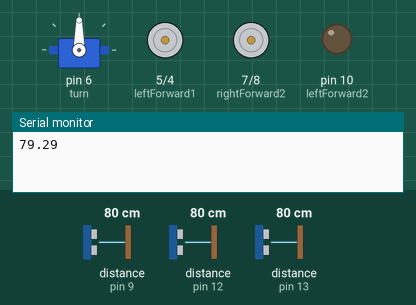
Bench run of a sketch on a simulated Arduino Uno, built with avr-gcc and run on an emulated ATmega328P. Shown: servo, motor-driver pin pairs drawn as motors (green arrow = first pin HIGH = forward, orange = second pin HIGH = backward, longer = more drive), output pins drawn as LEDs (lit = HIGH), the last lines printed to the serial monitor. Wiring (inferred from the names in the program): 2 × ultrasonic range finder: trigger pin 2, echo pin 12 / trigger pin 3, echo pin 13. The inputs (shaded band) are chosen by the test bench; at power-on: distance to the obstacle (sensors on pin 9, pin 12, pin 13) 80 cm. The echo pulse lasts 58.3 µs per cm; random numbers use the default seed unless the sketch sets one; pins used as bus, display or sensor lines are not drawn.

Above: at 0.1 s.
At 5.6 s:
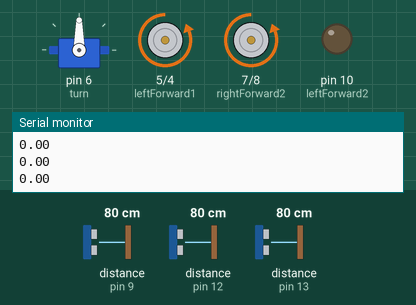
Timing chart, 0 to 7.1 s (numbered marks = the images above):
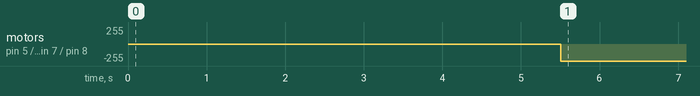

Measured:
- by itself, motor on pin 5 (leftForward1) / pin 4 (leftBackward1), motor on pin 7 (rightForward2) / pin 8 (rightBackward2): stopped → backward 255/255 at 5.5 s

The sketch:

Code.ino
```cpp
#include<Servo.h>

const int leftForward1 = 5;
const int leftBackward1 = 4;

const int leftForward2 = 10;
const int leftBackward2 = 9;
const int rightForward2 = 7;
const int rightBackward2 =8;

const int trigPinLeft=11;
const int echoPinFront=9;
const int echoPinRight=12;
const int echoPinLeft=13;
const int trigPinRight=3;
const int trigPinFront=2;


Servo turn;

void setup()
{
  pinMode(leftForward1, OUTPUT);
  pinMode(leftBackward1, OUTPUT);
  pinMode(leftForward2,OUTPUT);
  pinMode(leftBackward2, OUTPUT);
  pinMode(rightForward2, OUTPUT);
  pinMode(rightBackward2, OUTPUT);
  pinMode(trigPinRight,OUTPUT);
  pinMode(trigPinLeft,OUTPUT);
  pinMode(trigPinFront,OUTPUT);
  pinMode(echoPinFront,INPUT);
  pinMode(echoPinLeft,INPUT);
  pinMode(echoPinRight,INPUT);
  turn.attach(6);
  turn.write(90);
  Serial.begin(9600);

}


void front()
{//to go in front
  digitalWrite(leftForward1, HIGH);
  digitalWrite(leftBackward1, LOW);
  digitalWrite(leftForward2, HIGH);
  digitalWrite(leftBackward2, LOW);
  digitalWrite(rightForward2, HIGH);
  digitalWrite(rightBackward2, LOW);
}

void back()
{// to go backwards
  digitalWrite(leftForward1, LOW);
  digitalWrite(leftBackward1, HIGH);
  digitalWrite(leftForward2, LOW);
  digitalWrite(leftBackward2, HIGH);
  digitalWrite(rightForward2, LOW);
  digitalWrite(rightBackward2, HIGH);
}


void right()
{//to turn right
  int i;
  turn.write(90);
  for(i=90;i<=120;i++)
  {
    turn.write(i);
    delay(100);
  }

  for(i=120;i>=90;i--)
  {
    turn.write(i);
    delay(100);
  }

}

void left()
{//to turn left
  int i;
  turn.write(90);
  for(i=90;i>=60;i--)
  {
    turn.write(i);
    delay(100);
  }

  for(i=60;i<=90;i++)
  {
    turn.write(i);
    delay(100);
  }

}

void stop()
{//to stop
  digitalWrite(leftForward1, LOW);
  digitalWrite(leftBackward1, LOW);
  digitalWrite(leftForward2, LOW);
  digitalWrite(leftBackward2, LOW);
  digitalWrite(rightForward2, LOW);
  digitalWrite(rightBackward2, LOW);
}

boolean isRight()
{
  float duration,distance;
  //to check if turning right is feasible
   digitalWrite(trigPinRight, LOW);
  delayMicroseconds(3);
  digitalWrite(trigPinRight, HIGH);
  delayMicroseconds(11);
  digitalWrite(trigPinRight, LOW);
  duration = pulseIn(echoPinRight,HIGH);
  distance = duration * 0.034 / 2;
  Serial.println(distance);
  if(distance<100)
  return false;
  else
   return true;


}

boolean isLeft()
{
  float duration,distance;
  //to check if turning left is feasible
   digitalWrite(trigPinLeft, LOW);
  delayMicroseconds(3);
  digitalWrite(trigPinLeft, HIGH);
  delayMicroseconds(11);
  digitalWrite(trigPinLeft, LOW);
  duration = pulseIn(echoPinLeft,HIGH);
  distance = duration * 0.034 / 2;
  Serial.println(distance);
  if(distance<100)
    return false;
  else
    return true;
}

boolean isFront()
{
  float duration,distance;
  //to check if turning right is feasible
   digitalWrite(trigPinFront, LOW);
  delayMicroseconds(3);
  digitalWrite(trigPinFront, HIGH);
  delayMicroseconds(11);
  digitalWrite(trigPinFront, LOW);
  duration = pulseIn(echoPinFront,HIGH);
  distance = duration * 0.034 / 2;
  Serial.println(distance);
  if(distance<100)
  return false;
  else
  return true;
}


void loop()
{
 if(isFront())
 {
   front();

 }
 else
  {

   delay(500);
    if(isRight()&&isLeft())
    {
      int c = random(1,3);
      if(c==1)
      {
        front();
        left();
        delay(200);
      }
      if(c==2)
      {
        front();
        right();
        delay(200);
      }
    }
    else if(isRight()&&!(isLeft()))
    {
      front();
      right();
      delay(200);
    }
    else if(isLeft()&&!(isRight()))
    {
      front();
      left();
      delay(200);
    }
    else
    {
      while(!(isLeft()||isRight()))
      back();
    }
  }
}
```
